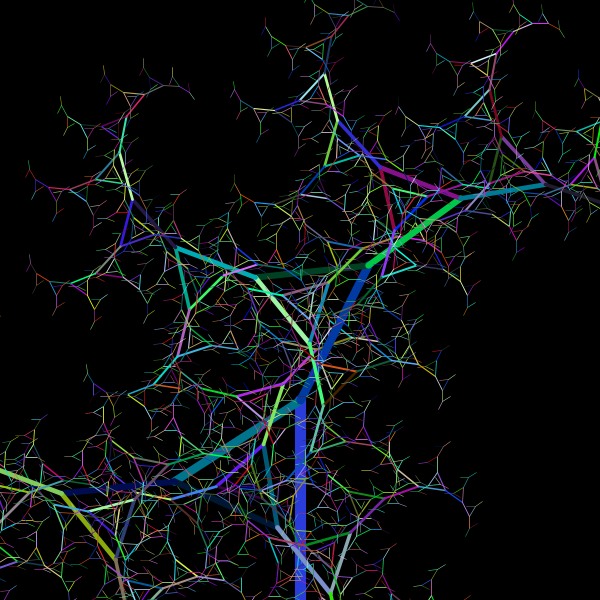
Frame 1 (no input)
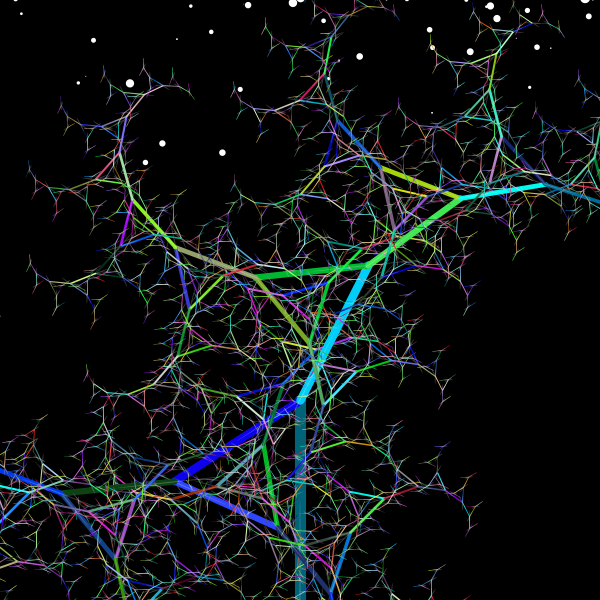
Frame 60 (the mouse pressed at the canvas centre just before this capture)
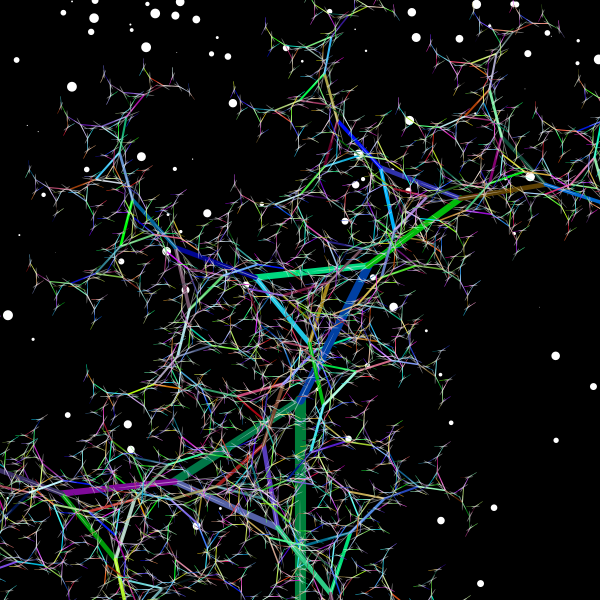
Frame 120 (the mouse held since frame 60 and released just before this capture)

The Processing sketch that drew these frames (run headless with seeded random() and noise(); from frame 60 on, the mouse is pressed at the canvas centre):

// Processing sketch: processing_94401
// ── processing_94401.pde

ParticleSystem ps;
float theta;

void setup() {
  size(600, 600);
  theta = radians(75);
  ps = new ParticleSystem(width/2, 0);
}

void draw() {
  background(0);
  PVector gravity = new PVector(0, 0.1);
  ps.applyForce(gravity);
  ps.addParticle();
  ps.run();

  translate(width/2, height);
  branch(200);
}

//------------------------------------------------------------

class Particle {

  PVector location;
  PVector velocity;
  PVector acceleration;
  float lifespan;
  float mass = 1; 

  Particle(PVector l) {
    location = l.get();
    lifespan = 255.0;
    acceleration = new PVector(0, 0.05);
    velocity = new PVector(random(-1, 1), random(-2, 0));
  }

  void run() {
    update();
    display();
  }

  void update() {
    velocity.add(acceleration);
    location.add(velocity);
    acceleration.mult(0);
    lifespan -= 1.5;
  }

  void applyForce(PVector force) {
    PVector f = force.get();
    f.div(mass);   
    acceleration.add(f);
  }

  void display() {
    fill(255);
    noStroke();
    float a = random(10);
    ellipse(random(width), location.y, a, a);
  }

  boolean isDead() {
    if (lifespan < 0.0) {
      return true;
    } 
    else {
      return false;
    }
  }
}

//-----------------------------------------------------------------

import java.util.*;

class ParticleSystem {

  ArrayList<Particle> particles;
  PVector origin;

  ParticleSystem(float x, float y) {
    origin = new PVector(x, y);
    particles = new ArrayList<Particle>();
  }

  void addParticle() {
    particles.add(new Particle(origin));
  }

  void applyForce(PVector f) {
    for (Particle p: particles) {
      p.applyForce(f);
    }
  }

  void run() {
    for (int i = particles.size()-1; i > 0; i--) {
      Particle p = particles.get(i);
      p.run();

      if (p.isDead()) {
        particles.remove(p);
      }
    }
  }
}


//---------------------------------------------------------------------

void branch(float len) {
  strokeWeight(len/18);
  stroke(random(255)-len, random(255), random(255));
  line(0, 0, 0, -len);
  noStroke();
  
  float i =255;
  fill(255, frameCount%i);
  ellipse(0, 0, 1, len);
  translate(0, -len);
  rotate(cos (10));

  if (len > 10) { 
    pushMatrix();
    rotate(-theta);
    branch(len*.75);
    popMatrix();

    pushMatrix();
    rotate(theta);
    branch(len*.755);
    popMatrix();
  }
}
